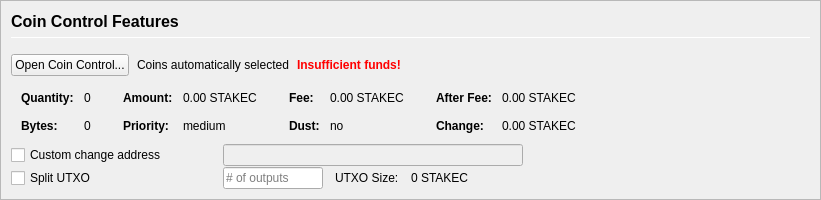
         <widget class="QFrame" name="frameCoinControl">
          <property name="sizePolicy">
           <sizepolicy hsizetype="Expanding" vsizetype="Expanding">
            <horstretch>0</horstretch>
            <verstretch>0</verstretch>
           </sizepolicy>
          </property>
          <property name="maximumSize">
           <size>
            <width>16777215</width>
            <height>16777215</height>
           </size>
          </property>
          <property name="frameShape">
           <enum>QFrame::StyledPanel</enum>
          </property>
          <property name="frameShadow">
           <enum>QFrame::Sunken</enum>
          </property>
          <layout class="QVBoxLayout" name="verticalLayoutCoinControl2">
           <property name="spacing">
            <number>0</number>
           </property>
           <property name="leftMargin">
            <number>0</number>
           </property>
           <property name="topMargin">
            <number>0</number>
           </property>
           <property name="rightMargin">
            <number>0</number>
           </property>
           <property name="bottomMargin">
            <number>0</number>
           </property>
           <item>
            <widget class="QFrame" name="frameCoinControl_BG">
             <layout class="QVBoxLayout" name="verticalLayoutCoinControl" stretch="0,0,0,0,0,0">
              <property name="spacing">
               <number>1</number>
              </property>
              <property name="leftMargin">
               <number>10</number>
              </property>
              <property name="topMargin">
               <number>10</number>
              </property>
              <item>
               <layout class="QHBoxLayout" name="horizontalLayoutCoinControl1">
                <property name="bottomMargin">
                 <number>15</number>
                </property>
                <item>
                 <layout class="QVBoxLayout" name="verticalLayout_3">
                  <property name="spacing">
                   <number>6</number>
                  </property>
                  <item>
                   <widget class="QLabel" name="labelCoinControlFeatures">
                    <property name="sizePolicy">
                     <sizepolicy hsizetype="Preferred" vsizetype="Maximum">
                      <horstretch>0</horstretch>
                      <verstretch>0</verstretch>
                     </sizepolicy>
                    </property>
                    <property name="minimumSize">
                     <size>
                      <width>0</width>
                      <height>20</height>
                     </size>
                    </property>
                    <property name="font">
                     <font>
                      <pointsize>12</pointsize>
                      <weight>75</weight>
                      <bold>true</bold>
                     </font>
                    </property>
                    <property name="styleSheet">
                     <string notr="true">font-weight:bold;</string>
                    </property>
                    <property name="text">
                     <string>Coin Control Features</string>
                    </property>
                   </widget>
                  </item>
                  <item>
                   <widget class="Line" name="line">
                    <property name="minimumSize">
                     <size>
                      <width>0</width>
                      <height>1</height>
                     </size>
                    </property>
                    <property name="maximumSize">
                     <size>
                      <width>16777215</width>
                      <height>1</height>
                     </size>
                    </property>
                    <property name="orientation">
                     <enum>Qt::Horizontal</enum>
                    </property>
                   </widget>
                  </item>
                 </layout>
                </item>
               </layout>
              </item>
              <item>
               <layout class="QHBoxLayout" name="horizontalLayoutCoinControl2" stretch="0,0,0,0">
                <property name="spacing">
                 <number>8</number>
                </property>
                <property name="bottomMargin">
                 <number>10</number>
                </property>
                <item>
                 <widget class="QPushButton" name="pushButtonCoinControl">
                  <property name="styleSheet">
                   <string notr="true"/>
                  </property>
                  <property name="text">
                   <string>Open Coin Control...</string>
                  </property>
                  <property name="autoDefault">
                   <bool>false</bool>
                  </property>
                 </widget>
                </item>
                <item>
                 <widget class="QLabel" name="labelCoinControlAutomaticallySelected">
                  <property name="text">
                   <string>Coins automatically selected</string>
                  </property>
                  <property name="margin">
                   <number>5</number>
                  </property>
                 </widget>
                </item>
                <item>
                 <widget class="QLabel" name="labelCoinControlInsuffFunds">
                  <property name="font">
                   <font>
                    <weight>75</weight>
                    <bold>true</bold>
                   </font>
                  </property>
                  <property name="styleSheet">
                   <string notr="true">color:red;font-weight:bold;</string>
                  </property>
                  <property name="text">
                   <string>Insufficient funds!</string>
                  </property>
                  <property name="margin">
                   <number>5</number>
                  </property>
                 </widget>
                </item>
                <item>
                 <spacer name="horizontalSpacerCoinControl">
                  <property name="orientation">
                   <enum>Qt::Horizontal</enum>
                  </property>
                  <property name="sizeHint" stdset="0">
                   <size>
                    <width>40</width>
                    <height>1</height>
                   </size>
                  </property>
                 </spacer>
                </item>
               </layout>
              </item>
              <item>
               <widget class="QWidget" name="widgetCoinControl" native="true">
                <property name="sizePolicy">
                 <sizepolicy hsizetype="Preferred" vsizetype="Preferred">
                  <horstretch>0</horstretch>
                  <verstretch>0</verstretch>
                 </sizepolicy>
                </property>
                <property name="minimumSize">
                 <size>
                  <width>0</width>
                  <height>0</height>
                 </size>
                </property>
                <property name="styleSheet">
                 <string notr="true"/>
                </property>
                <layout class="QHBoxLayout" name="horizontalLayoutCoinControl5">
                 <property name="leftMargin">
                  <number>0</number>
                 </property>
                 <property name="topMargin">
                  <number>0</number>
                 </property>
                 <property name="rightMargin">
                  <number>0</number>
                 </property>
                 <property name="bottomMargin">
                  <number>0</number>
                 </property>
                 <item>
                  <layout class="QHBoxLayout" name="horizontalLayoutCoinControl3" stretch="0,0,0,1">
                   <property name="spacing">
                    <number>20</number>
                   </property>
                   <property name="topMargin">
                    <number>0</number>
                   </property>
                   <property name="bottomMargin">
                    <number>10</number>
                   </property>
                   <item>
                    <layout class="QFormLayout" name="formLayoutCoinControl1">
                     <property name="horizontalSpacing">
                      <number>10</number>
                     </property>
                     <property name="verticalSpacing">
                      <number>14</number>
                     </property>
                     <property name="leftMargin">
                      <number>10</number>
                     </property>
                     <property name="topMargin">
                      <number>4</number>
                     </property>
                     <property name="rightMargin">
                      <number>6</number>
                     </property>
                     <item row="0" column="0">
                      <widget class="QLabel" name="labelCoinControlQuantityText">
                       <property name="font">
                        <font>
                         <weight>75</weight>
                         <bold>true</bold>
                        </font>
                       </property>
                       <property name="text">
                        <string>Quantity:</string>
                       </property>
                       <property name="margin">
                        <number>0</number>
                       </property>
                      </widget>
                     </item>
                     <item row="0" column="1">
                      <widget class="QLabel" name="labelCoinControlQuantity">
                       <property name="cursor">
                        <cursorShape>IBeamCursor</cursorShape>
                       </property>
                       <property name="contextMenuPolicy">
                        <enum>Qt::ActionsContextMenu</enum>
                       </property>
                       <property name="text">
                        <string notr="true">0</string>
                       </property>
                       <property name="margin">
                        <number>0</number>
                       </property>
                       <property name="textInteractionFlags">
                        <set>Qt::LinksAccessibleByMouse|Qt::TextSelectableByKeyboard|Qt::TextSelectableByMouse</set>
                       </property>
                      </widget>
                     </item>
                     <item row="1" column="0">
                      <widget class="QLabel" name="labelCoinControlBytesText">
                       <property name="font">
                        <font>
                         <weight>75</weight>
                         <bold>true</bold>
                        </font>
                       </property>
                       <property name="text">
                        <string>Bytes:</string>
                       </property>
                      </widget>
                     </item>
                     <item row="1" column="1">
                      <widget class="QLabel" name="labelCoinControlBytes">
                       <property name="cursor">
                        <cursorShape>IBeamCursor</cursorShape>
                       </property>
                       <property name="contextMenuPolicy">
                        <enum>Qt::ActionsContextMenu</enum>
                       </property>
                       <property name="text">
                        <string notr="true">0</string>
                       </property>
                       <property name="textInteractionFlags">
                        <set>Qt::LinksAccessibleByMouse|Qt::TextSelectableByKeyboard|Qt::TextSelectableByMouse</set>
                       </property>
                      </widget>
                     </item>
                    </layout>
                   </item>
                   <item>
                    <layout class="QFormLayout" name="formLayoutCoinControl2">
                     <property name="horizontalSpacing">
                      <number>10</number>
                     </property>
                     <property name="verticalSpacing">
                      <number>14</number>
                     </property>
                     <property name="leftMargin">
                      <number>6</number>
                     </property>
                     <property name="topMargin">
                      <number>4</number>
                     </property>
                     <property name="rightMargin">
                      <number>6</number>
                     </property>
                     <item row="0" column="0">
                      <widget class="QLabel" name="labelCoinControlAmountText">
                       <property name="font">
                        <font>
                         <weight>75</weight>
                         <bold>true</bold>
                        </font>
                       </property>
                       <property name="text">
                        <string>Amount:</string>
                       </property>
                       <property name="margin">
                        <number>0</number>
                       </property>
                      </widget>
                     </item>
                     <item row="0" column="1">
                      <widget class="QLabel" name="labelCoinControlAmount">
                       <property name="cursor">
                        <cursorShape>IBeamCursor</cursorShape>
                       </property>
                       <property name="contextMenuPolicy">
                        <enum>Qt::ActionsContextMenu</enum>
                       </property>
                       <property name="text">
                        <string notr="true">0.00 STAKEC</string>
                       </property>
                       <property name="textInteractionFlags">
                        <set>Qt::LinksAccessibleByMouse|Qt::TextSelectableByKeyboard|Qt::TextSelectableByMouse</set>
                       </property>
                      </widget>
                     </item>
                     <item row="1" column="0">
                      <widget class="QLabel" name="labelCoinControlPriorityText">
                       <property name="font">
                        <font>
                         <weight>75</weight>
                         <bold>true</bold>
                        </font>
                       </property>
                       <property name="text">
                        <string>Priority:</string>
                       </property>
                      </widget>
                     </item>
                     <item row="1" column="1">
                      <widget class="QLabel" name="labelCoinControlPriority">
                       <property name="cursor">
                        <cursorShape>IBeamCursor</cursorShape>
                       </property>
                       <property name="contextMenuPolicy">
                        <enum>Qt::ActionsContextMenu</enum>
                       </property>
                       <property name="text">
                        <string>medium</string>
                       </property>
                       <property name="textInteractionFlags">
                        <set>Qt::LinksAccessibleByMouse|Qt::TextSelectableByKeyboard|Qt::TextSelectableByMouse</set>
                       </property>
                      </widget>
                     </item>
                    </layout>
                   </item>
                   <item>
                    <layout class="QFormLayout" name="formLayoutCoinControl3">
                     <property name="horizontalSpacing">
                      <number>10</number>
                     </property>
                     <property name="verticalSpacing">
                      <number>14</number>
                     </property>
                     <property name="leftMargin">
                      <number>6</number>
                     </property>
                     <property name="topMargin">
                      <number>4</number>
                     </property>
                     <property name="rightMargin">
                      <number>6</number>
                     </property>
                     <item row="0" column="0">
                      <widget class="QLabel" name="labelCoinControlFeeText">
                       <property name="font">
                        <font>
                         <weight>75</weight>
                         <bold>true</bold>
                        </font>
                       </property>
                       <property name="text">
                        <string>Fee:</string>
                       </property>
                       <property name="margin">
                        <number>0</number>
                       </property>
                      </widget>
                     </item>
                     <item row="0" column="1">
                      <widget class="QLabel" name="labelCoinControlFee">
                       <property name="cursor">
                        <cursorShape>IBeamCursor</cursorShape>
                       </property>
                       <property name="contextMenuPolicy">
                        <enum>Qt::ActionsContextMenu</enum>
                       </property>
                       <property name="text">
                        <string notr="true">0.00 STAKEC</string>
                       </property>
                       <property name="textInteractionFlags">
                        <set>Qt::LinksAccessibleByMouse|Qt::TextSelectableByKeyboard|Qt::TextSelectableByMouse</set>
                       </property>
                      </widget>
                     </item>
                     <item row="1" column="0">
                      <widget class="QLabel" name="labelCoinControlLowOutputText">
                       <property name="font">
                        <font>
                         <weight>75</weight>
                         <bold>true</bold>
                        </font>
                       </property>
                       <property name="text">
                        <string>Dust:</string>
                       </property>
                      </widget>
                     </item>
                     <item row="1" column="1">
                      <widget class="QLabel" name="labelCoinControlLowOutput">
                       <property name="cursor">
                        <cursorShape>IBeamCursor</cursorShape>
                       </property>
                       <property name="contextMenuPolicy">
                        <enum>Qt::ActionsContextMenu</enum>
                       </property>
                       <property name="text">
                        <string>no</string>
                       </property>
                       <property name="textInteractionFlags">
                        <set>Qt::LinksAccessibleByMouse|Qt::TextSelectableByKeyboard|Qt::TextSelectableByMouse</set>
                       </property>
                      </widget>
                     </item>
                    </layout>
                   </item>
                   <item>
                    <layout class="QFormLayout" name="formLayoutCoinControl4">
                     <property name="horizontalSpacing">
                      <number>10</number>
                     </property>
                     <property name="verticalSpacing">
                      <number>14</number>
                     </property>
                     <property name="leftMargin">
                      <number>6</number>
                     </property>
                     <property name="topMargin">
                      <number>4</number>
                     </property>
                     <property name="rightMargin">
                      <number>6</number>
                     </property>
                     <item row="0" column="0">
                      <widget class="QLabel" name="labelCoinControlAfterFeeText">
                       <property name="font">
                        <font>
                         <weight>75</weight>
                         <bold>true</bold>
                        </font>
                       </property>
                       <property name="text">
                        <string>After Fee:</string>
                       </property>
                       <property name="margin">
                        <number>0</number>
                       </property>
                      </widget>
                     </item>
                     <item row="0" column="1">
                      <widget class="QLabel" name="labelCoinControlAfterFee">
                       <property name="cursor">
                        <cursorShape>IBeamCursor</cursorShape>
                       </property>
                       <property name="contextMenuPolicy">
                        <enum>Qt::ActionsContextMenu</enum>
                       </property>
                       <property name="text">
                        <string notr="true">0.00 STAKEC</string>
                       </property>
                       <property name="textInteractionFlags">
                        <set>Qt::LinksAccessibleByMouse|Qt::TextSelectableByKeyboard|Qt::TextSelectableByMouse</set>
                       </property>
                      </widget>
                     </item>
                     <item row="1" column="0">
                      <widget class="QLabel" name="labelCoinControlChangeText">
                       <property name="font">
                        <font>
                         <weight>75</weight>
                         <bold>true</bold>
                        </font>
                       </property>
                       <property name="text">
                        <string>Change:</string>
                       </property>
                      </widget>
                     </item>
                     <item row="1" column="1">
                      <widget class="QLabel" name="labelCoinControlChange">
                       <property name="cursor">
                        <cursorShape>IBeamCursor</cursorShape>
                       </property>
                       <property name="contextMenuPolicy">
                        <enum>Qt::ActionsContextMenu</enum>
                       </property>
                       <property name="text">
                        <string notr="true">0.00 STAKEC</string>
                       </property>
                       <property name="textInteractionFlags">
                        <set>Qt::LinksAccessibleByMouse|Qt::TextSelectableByKeyboard|Qt::TextSelectableByMouse</set>
                       </property>
                      </widget>
                     </item>
                    </layout>
                   </item>
                  </layout>
                 </item>
                </layout>
               </widget>
              </item>
              <item>
               <layout class="QHBoxLayout" name="horizontalLayoutCoinControl4">
                <property name="spacing">
                 <number>12</number>
                </property>
                <property name="sizeConstraint">
                 <enum>QLayout::SetDefaultConstraint</enum>
                </property>
                <property name="topMargin">
                 <number>0</number>
                </property>
                <property name="rightMargin">
                 <number>0</number>
                </property>
                <item>
                 <widget class="QCheckBox" name="checkBoxCoinControlChange">
                  <property name="sizePolicy">
                   <sizepolicy hsizetype="Preferred" vsizetype="Preferred">
                    <horstretch>0</horstretch>
                    <verstretch>0</verstretch>
                   </sizepolicy>
                  </property>
                  <property name="minimumSize">
                   <size>
                    <width>200</width>
                    <height>0</height>
                   </size>
                  </property>
                  <property name="maximumSize">
                   <size>
                    <width>200</width>
                    <height>16777215</height>
                   </size>
                  </property>
                  <property name="toolTip">
                   <string>If this is activated, but the change address is empty or invalid, change will be sent to a newly generated address.</string>
                  </property>
                  <property name="text">
                   <string>Custom change address</string>
                  </property>
                 </widget>
                </item>
                <item>
                 <widget class="QValidatedLineEdit" name="lineEditCoinControlChange">
                  <property name="enabled">
                   <bool>false</bool>
                  </property>
                  <property name="sizePolicy">
                   <sizepolicy hsizetype="Preferred" vsizetype="Preferred">
                    <horstretch>0</horstretch>
                    <verstretch>0</verstretch>
                   </sizepolicy>
                  </property>
                  <property name="minimumSize">
                   <size>
                    <width>300</width>
                    <height>0</height>
                   </size>
                  </property>
                 </widget>
                </item>
                <item>
                 <widget class="QLabel" name="labelCoinControlChangeLabel">
                  <property name="sizePolicy">
                   <sizepolicy hsizetype="Preferred" vsizetype="Preferred">
                    <horstretch>0</horstretch>
                    <verstretch>0</verstretch>
                   </sizepolicy>
                  </property>
                  <property name="minimumSize">
                   <size>
                    <width>100</width>
                    <height>0</height>
                   </size>
                  </property>
                  <property name="text">
                   <string/>
                  </property>
                  <property name="margin">
                   <number>3</number>
                  </property>
                 </widget>
                </item>
               </layout>
              </item>
              <item>
               <layout class="QHBoxLayout" name="horizontalLayoutCoinControl6">
                <property name="spacing">
                 <number>12</number>
                </property>
                <property name="rightMargin">
                 <number>0</number>
                </property>
                <item>
                 <widget class="QCheckBox" name="splitBlockCheckBox">
                  <property name="sizePolicy">
                   <sizepolicy hsizetype="Preferred" vsizetype="Preferred">
                    <horstretch>0</horstretch>
                    <verstretch>0</verstretch>
                   </sizepolicy>
                  </property>
                  <property name="minimumSize">
                   <size>
                    <width>200</width>
                    <height>0</height>
                   </size>
                  </property>
                  <property name="maximumSize">
                   <size>
                    <width>200</width>
                    <height>16777215</height>
                   </size>
                  </property>
                  <property name="text">
                   <string>Split UTXO</string>
                  </property>
                 </widget>
                </item>
                <item>
                 <widget class="QLineEdit" name="splitBlockLineEdit">
                  <property name="sizePolicy">
                   <sizepolicy hsizetype="Preferred" vsizetype="Preferred">
                    <horstretch>50</horstretch>
                    <verstretch>0</verstretch>
                   </sizepolicy>
                  </property>
                  <property name="minimumSize">
                   <size>
                    <width>100</width>
                    <height>0</height>
                   </size>
                  </property>
                  <property name="maximumSize">
                   <size>
                    <width>100</width>
                    <height>16777215</height>
                   </size>
                  </property>
                  <property name="placeholderText">
                   <string># of outputs</string>
                  </property>
                 </widget>
                </item>
                <item>
                 <widget class="QLabel" name="labelBlockSizeText">
                  <property name="text">
                   <string>UTXO Size:</string>
                  </property>
                 </widget>
                </item>
                <item>
                 <widget class="QLabel" name="labelBlockSize">
                  <property name="text">
                   <string>0 STAKEC</string>
                  </property>
                 </widget>
                </item>
                <item>
                 <spacer name="horizontalSpacer_7">
                  <property name="orientation">
                   <enum>Qt::Horizontal</enum>
                  </property>
                  <property name="sizeHint" stdset="0">
                   <size>
                    <width>40</width>
                    <height>20</height>
                   </size>
                  </property>
                 </spacer>
                </item>
               </layout>
              </item>
              <item>
               <spacer name="verticalSpacerCoinControl">
                <property name="orientation">
                 <enum>Qt::Vertical</enum>
                </property>
                <property name="sizeHint" stdset="0">
                 <size>
                  <width>800</width>
                  <height>1</height>
                 </size>
                </property>
               </spacer>
              </item>
             </layout>
            </widget>
           </item>
          </layout>
         </widget>
